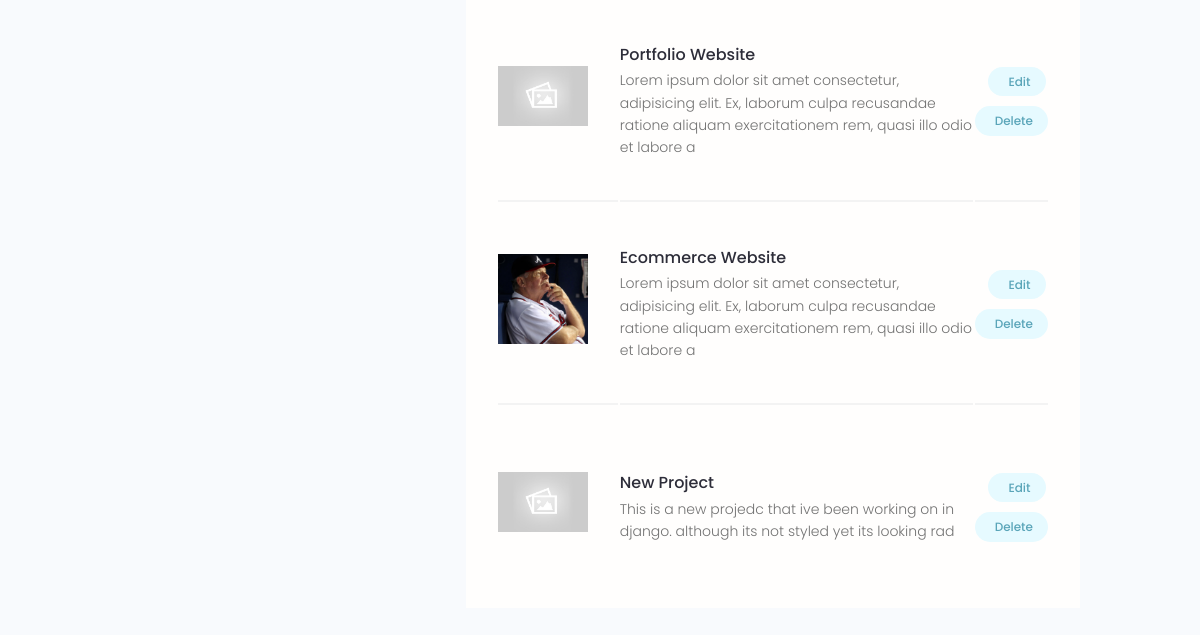
Before: /account/ (signed in, lower part) with the older database file.
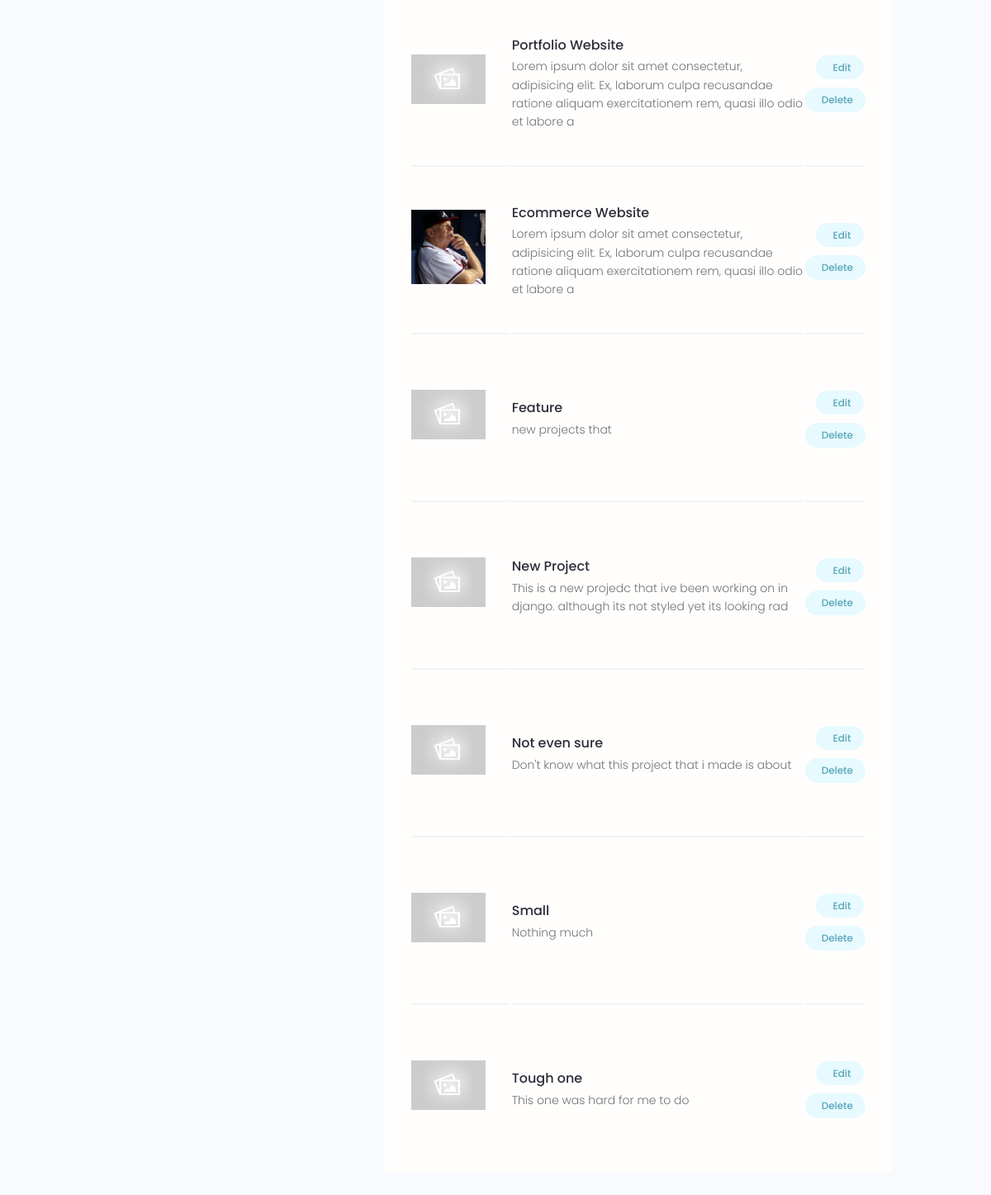
After: the same page with the newer database file.
### projects/models.py (models this page shows, shortened)
class Project(models.Model):
    owner = models.ForeignKey(Profile, null=True, blank=True, on_delete=models.SET_NULL)
    title = models.CharField(max_length=200)
    description = models.TextField(null=True, blank=True)
    featured_image = models.ImageField(null=True, blank=True, default="default.jpg")
    demo_link = models.CharField(max_length=2000, null=True, blank=True)
    source_link = models.CharField(max_length=2000, null=True, blank=True)
    tags = models.ManyToManyField('Tag', blank=True)
    vote_total = models.IntegerField(default=0, null=True, blank=True)
    vote_ratio = models.IntegerField(default=0, null=True, blank=True)
    created = models.DateTimeField(auto_now_add=True)
    id = models.UUIDField(default=uuid.uuid4, unique=True, primary_key=True, editable=False)
    class Meta:
        ordering = ['-vote_ratio', '-vote_total', 'title']

### users/views.py (the view)
# urls.py: path('account/', views.userAccount, name="account"),
@login_required(login_url='login')
def userAccount(request):
    profile = request.user.profile
    skills = profile.skill_set.all()
    projects = profile.project_set.all()
    context = {'profile': profile, 'skills': skills, 'projects': projects}
    return render(request, 'users/account.html', context)

### users/templates/users/account.html (shortened to what this page needs)
{% extends 'main.html' %}
{% block content %}
  <main class="settingsPage profile my-md">
    <div class="container">
      <div class="layout">
        <div class="column column--1of3">
        </div>
        <div class="column column--2of3">
          <table class="settings__table">
            {% for project in projects %}
            <tr>
              <td class="settings__thumbnail">
                <a href="{% url 'project' project.id %}"><img src="{{project.featured_image.url}}" alt="Project Thumbnail" /></a>
              </td>
              <td class="settings__tableInfo">
                <a href="{% url 'project' project.id %}">{{project.title}}</a>
                <p>{{project.description|slice:"150"}}</p>
              </td>
              <td class="settings__tableActions">
                <a class="tag tag--pill tag--main settings__btn" href="{% url 'update-project' project.id %}"> Edit</a>
                <a class="tag tag--pill tag--main settings__btn" href="{% url 'delete-project' project.id %}?next=/account">
                  Delete</a>
              </td>
            </tr>
            {% endfor%}
          </table>
        </div>
      </div>
    </div>
  </main>
  {% endblock %}

Changed rows visible on the page:
added Project: featured_image (placeholder picture), title "Feature", description "new projects that"
added Project: featured_image (placeholder picture), title "Not even sure", description "Don't know what this project that i made is about"
added Project: featured_image (placeholder picture), title "Small", description "Nothing much"
added Project: featured_image (placeholder picture), title "Tough one", description "This one was hard for me to do"
